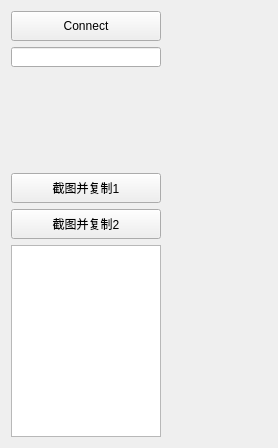
<?xml version="1.0" encoding="UTF-8"?>
<ui version="4.0">
 <class>TektronixScopePanel</class>
 <widget class="QWidget" name="TektronixScopePanel">
  <layout class="QGridLayout" name="gridLayout">
   <item row="0" column="0">
    <layout class="QVBoxLayout" name="verticalLayout">
     <item>
      <widget class="QPushButton" name="pushButton_connect">
       <property name="sizePolicy">
        <sizepolicy hsizetype="Maximum" vsizetype="Fixed">
         <horstretch>0</horstretch>
         <verstretch>0</verstretch>
        </sizepolicy>
       </property>
       <property name="minimumSize">
        <size>
         <width>100</width>
         <height>30</height>
        </size>
       </property>
       <property name="maximumSize">
        <size>
         <width>150</width>
         <height>16777215</height>
        </size>
       </property>
       <property name="text">
        <string>Connect</string>
       </property>
      </widget>
     </item>
     <item>
      <widget class="QLineEdit" name="lineEdit">
       <property name="sizePolicy">
        <sizepolicy hsizetype="Maximum" vsizetype="Fixed">
         <horstretch>0</horstretch>
         <verstretch>0</verstretch>
        </sizepolicy>
       </property>
       <property name="minimumSize">
        <size>
         <width>100</width>
         <height>20</height>
        </size>
       </property>
       <property name="maximumSize">
        <size>
         <width>150</width>
         <height>20</height>
        </size>
       </property>
       <property name="alignment">
        <set>Qt::AlignCenter</set>
       </property>
       <property name="readOnly">
        <bool>true</bool>
       </property>
      </widget>
     </item>
     <item>
      <spacer name="verticalSpacer">
       <property name="orientation">
        <enum>Qt::Vertical</enum>
       </property>
       <property name="sizeType">
        <enum>QSizePolicy::Fixed</enum>
       </property>
       <property name="sizeHint" stdset="0">
        <size>
         <width>17</width>
         <height>100</height>
        </size>
       </property>
      </spacer>
     </item>
     <item>
      <widget class="QPushButton" name="pushButton_save">
       <property name="sizePolicy">
        <sizepolicy hsizetype="Maximum" vsizetype="Fixed">
         <horstretch>0</horstretch>
         <verstretch>0</verstretch>
        </sizepolicy>
       </property>
       <property name="minimumSize">
        <size>
         <width>100</width>
         <height>30</height>
        </size>
       </property>
       <property name="maximumSize">
        <size>
         <width>150</width>
         <height>16777215</height>
        </size>
       </property>
       <property name="text">
        <string>截图并复制1</string>
       </property>
      </widget>
     </item>
     <item>
      <widget class="QPushButton" name="pushButton_save_2">
       <property name="sizePolicy">
        <sizepolicy hsizetype="Maximum" vsizetype="Fixed">
         <horstretch>0</horstretch>
         <verstretch>0</verstretch>
        </sizepolicy>
       </property>
       <property name="minimumSize">
        <size>
         <width>100</width>
         <height>30</height>
        </size>
       </property>
       <property name="maximumSize">
        <size>
         <width>150</width>
         <height>16777215</height>
        </size>
       </property>
       <property name="text">
        <string>截图并复制2</string>
       </property>
      </widget>
     </item>
     <item>
      <widget class="QTextEdit" name="textEdit">
       <property name="sizePolicy">
        <sizepolicy hsizetype="Preferred" vsizetype="Preferred">
         <horstretch>0</horstretch>
         <verstretch>0</verstretch>
        </sizepolicy>
       </property>
       <property name="minimumSize">
        <size>
         <width>100</width>
         <height>10</height>
        </size>
       </property>
       <property name="maximumSize">
        <size>
         <width>150</width>
         <height>16777215</height>
        </size>
       </property>
       <property name="readOnly">
        <bool>true</bool>
       </property>
      </widget>
     </item>
    </layout>
   </item>
   <item row="0" column="1">
    <widget class="QLabel" name="label">
     <property name="sizePolicy">
      <sizepolicy hsizetype="MinimumExpanding" vsizetype="Preferred">
       <horstretch>0</horstretch>
       <verstretch>0</verstretch>
      </sizepolicy>
     </property>
     <property name="minimumSize">
      <size>
       <width>100</width>
       <height>100</height>
      </size>
     </property>
     <property name="text">
      <string/>
     </property>
    </widget>
   </item>
  </layout>
 </widget>
 <connections/>
</ui>
